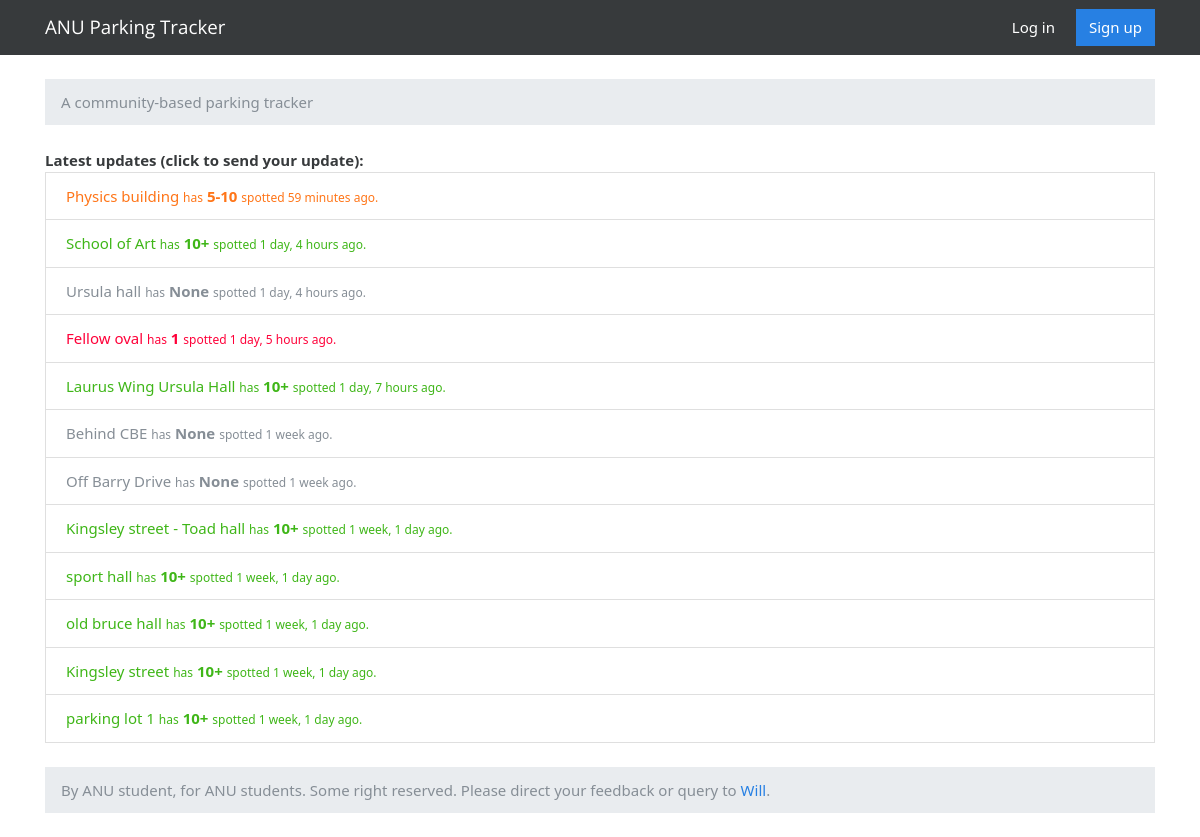
The page /boards/2/ on the database its author committed.
### boards/models.py (models this page shows, shortened)
class Topic(models.Model):
    subject = models.CharField(max_length=255)
    last_updated = models.DateTimeField(auto_now_add=True)
    board = models.ForeignKey(Board, on_delete=models.CASCADE, related_name='topics')
    starter = models.ForeignKey(User, on_delete=models.CASCADE, related_name='topics')
    views = models.PositiveIntegerField(default=0)
    description = models.CharField(max_length=4000, default='description')
    image_address = models.CharField(max_length=255, default='fallback-img.png')
    def get_last_post(self):
        return Post.objects.filter(topic_id=self.id).order_by('-created_at').first()

class Post(models.Model):
    FRESHMAN = 'FR'
    SOPHOMORE = 'SO'
    JUNIOR = 'JR'
    SENIOR = 'SR'
    YEAR_IN_SCHOOL_CHOICES = (
	    (FRESHMAN, 'Freshman'),
        (SOPHOMORE, 'Sophomore'),
        (JUNIOR, 'Junior'),
        (SENIOR, 'Senior'),
    )
    message = models.CharField(max_length=15, choices=PARKING_SMALL_CHOICES, default=0)
    topic = models.ForeignKey(Topic, on_delete=models.CASCADE, related_name='posts')
    created_at = models.DateTimeField(auto_now_add=True)
    updated_at = models.DateTimeField(null=True)
    created_by = models.ForeignKey(User, on_delete=models.CASCADE, related_name='posts')
    updated_by = models.ForeignKey(User, on_delete=models.CASCADE, null=True, related_name='+')
    def get_colour(self):
        if self.message in ['None']:
            return 'muted'
        elif self.message in ['1', '2']:
            return 'danger'
        elif self.message in ['3-5', '5-10']:
            return 'warning'
        else:
            return 'success'
    class Meta:
        ordering = ['created_at',]

### boards/views.py (the view)
# urls.py: url(r'^boards/(?P<pk>\d+)/$', views.TopicListView.as_view(), name='board_topics'),
class TopicListView(ListView):
    model = Topic
    context_object_name = 'topics'
    template_name = 'topics.html'
    paginate_by = 20
    def get_context_data(self, **kwargs):
        kwargs['board'] = self.board
        return super().get_context_data(**kwargs)
    def get_queryset(self):
        self.board = get_object_or_404(Board, pk=self.kwargs.get('pk'))
        queryset = self.board.topics.order_by('-last_updated').annotate(replies=Count('posts')) # - 1
        return queryset

### templates/topics.html (shortened to what this page needs)
{% extends 'base.html' %}
{% load humanize %}
{% block content %}
<ol class="breadcrumb my-4">
  <li class="breadcrumb-item active">A community-based parking tracker</li>
</ol>
<strong>Latest updates (click to send your update):</strong>
 <div class="list-group">
  {% for topic in topics %}
    {% url 'reply_topic' topic.board.pk topic.pk as topic_url %}
		{% with post=topic.get_last_post %}
		<a href="{{ topic_url }}" class="list-group-item list-group-item-action text-{{ post.get_colour }}">{{ topic.subject }} <small>has</small>
			<strong>{{ post.message }}</strong>
			<small> spotted {{ topic.last_updated|naturaltime }}.</small>
		</a>
		{% endwith %}
  {% endfor %}
 </div>
{% endblock %}

### rows shown on the page
Topic: subject "Physics building", get_last_post.message "5-10", last_updated "59 minutes ago"
Topic: subject "School of Art", get_last_post.message "10+", last_updated "1 day, 4 hours ago"
Topic: subject "Ursula hall", get_last_post.message "None", last_updated "1 day, 4 hours ago"
Topic: subject "Fellow oval", get_last_post.message "1", last_updated "1 day, 5 hours ago"
Topic: subject "Laurus Wing Ursula Hall", get_last_post.message "10+", last_updated "1 day, 7 hours ago"
Topic: subject "Behind CBE", get_last_post.message "None", last_updated "1 week ago"
Topic: subject "Off Barry Drive", get_last_post.message "None", last_updated "1 week ago"
Topic: subject "Kingsley street - Toad hall", get_last_post.message "10+", last_updated "1 week, 1 day ago"
Topic: subject "sport hall", get_last_post.message "10+", last_updated "1 week, 1 day ago"
Topic: subject "old bruce hall", get_last_post.message "10+", last_updated "1 week, 1 day ago"
Topic: subject "Kingsley street", get_last_post.message "10+", last_updated "1 week, 1 day ago"
Topic: subject "parking lot 1", get_last_post.message "10+", last_updated "1 week, 1 day ago"
